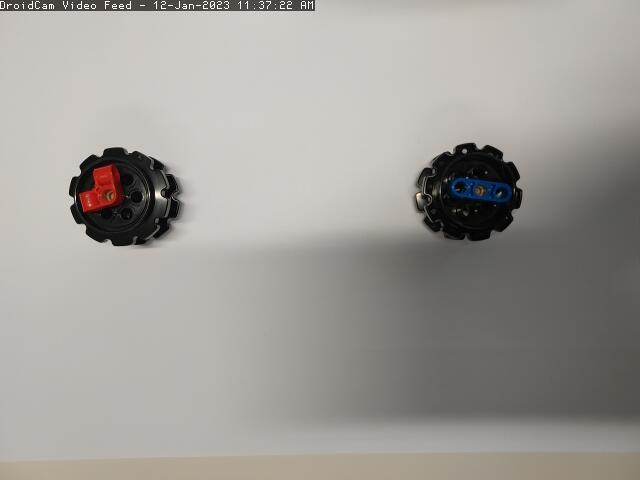
%> input picture CAM_PHOTO.jpg, 640 x 480 px
$ octave --eval "result = imThreshold_traj;"   (GNU Octave 9; MATLAB toolbox functions it lacks are replaced by stand-ins)
%> lines starting %> are read from the running program, lines starting %| are printed output that depends on the picture; in (x1, y1, x2, y2) boxes, pixels count from 0 and x2, y2 are one past the last pixel; in counts of white or black regions, pixels touching at a corner belong together; the program's own positions count from 1
%> in imThreshold_traj, im is the input picture: size 480x640x3 uint8; mean R, G, B 160.6, 156.9, 152.3
### createMaskRed.m
function [BW,maskedRGBImage] = createMask(RGB)
%createMask  Threshold RGB image using auto-generated code from colorThresholder app.
%  [BW,MASKEDRGBIMAGE] = createMask(RGB) thresholds image RGB using
%  auto-generated code from the colorThresholder app. The colorspace and
%  range for each channel of the colorspace were set within the app. The
%  segmentation mask is returned in BW, and a composite of the mask and
%  original RGB images is returned in maskedRGBImage.

% Auto-generated by colorThresholder app on 14-Dec-2022
%------------------------------------------------------


% Convert RGB image to chosen color space
I = rgb2hsv(RGB);
%> I: size 480x640x3 double; mean H, S, V 0.106, 0.0626, 0.631

% Define thresholds for channel 1 based on histogram settings
channel1Min = 0.926;
channel1Max = 0.071;

% Define thresholds for channel 2 based on histogram settings
channel2Min = 0.431;
channel2Max = 1.000;

% Define thresholds for channel 3 based on histogram settings
channel3Min = 0.000;
channel3Max = 1.000;

% Create mask based on chosen histogram thresholds
sliderBW = ( (I(:,:,1) >= channel1Min) | (I(:,:,1) <= channel1Max) ) & ...
    (I(:,:,2) >= channel2Min ) & (I(:,:,2) <= channel2Max) & ...
    (I(:,:,3) >= channel3Min ) & (I(:,:,3) <= channel3Max);
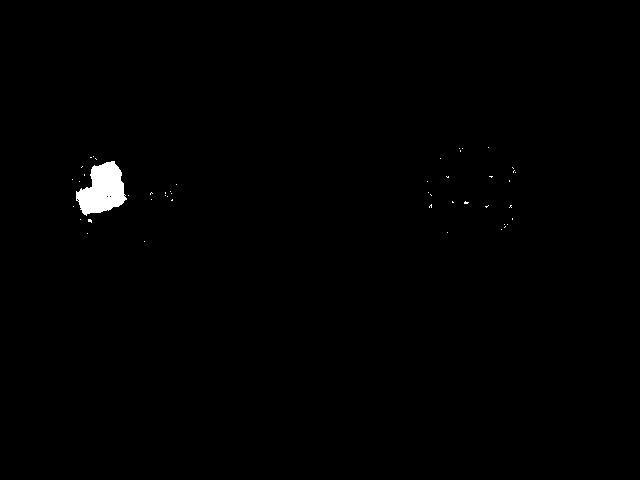
%> sliderBW: size 480x640 logical; 0.61% white; 48 white regions (47 under 20 px), largest, box (x1, y1, x2, y2) and area: (76, 161, 127, 216) 1766
BW = sliderBW;

% Initialize output masked image based on input image.
maskedRGBImage = RGB;

% Set background pixels where BW is false to zero.
maskedRGBImage(repmat(~BW,[1 1 3])) = 0;

end

### FicheirosRetirar/imThreshold_traj.m
function [objPosX,objPosY] = imThreshold_traj()
%     vid = webcam('HD Webcam');
%     preview(vid);
%     im = snapshot(vid);
    im = imread('CAM_PHOTO.jpg');
    figure, imshow(im)
    %% Aplicar Filtro Vermelho
    bw2 = createMaskRed(im);
    figure, imshow(bw2)
    %% Operações Morfológicas
    matrix = strel('square',10); % elemento estruturante
    closedIm = imclose(bw2,matrix); % operação de fecho
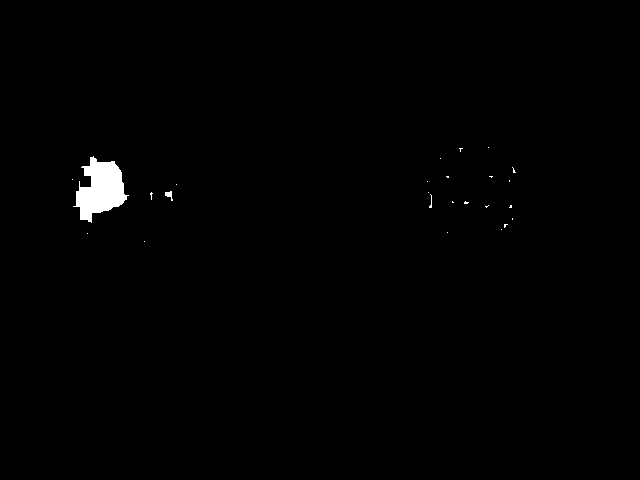
%> closedIm: size 480x640 logical; 0.73% white; 25 white regions (23 under 20 px), largest, box (x1, y1, x2, y2) and area: (73, 156, 129, 223) 2086, (165, 191, 173, 201) 41
    filledIm = imfill(closedIm,'holes'); % preenchimento do interior do Sinal
    % figure, imshow(filledIm)
    %% Eliminar blobs de ruído
    stats =  regionprops(filledIm,'PixelIdxList','Area'); % retirar as areas de todos os blobs detetados na imagem
%> stats = 25 regions; largest, Area: 2086, 41, 19, 11, 10
    Area = cat(1,stats.Area);
%> Area = 25 values, max 2086 at index 2, min 1 at index 1, mean 89.28
    % eliminar blobs indesejados / Ruído
    [maxValue,index] = max([stats.Area]); % guarda a área do maior blob / corresponde ao objeto
%> maxValue = 2086; index = 2
    [rw col]= size(stats);
%> rw = 25; col = 1
    for i=1:rw
        if (i~=index)
            filledIm(stats(i).PixelIdxList) = 0; % remove os blobs que correspondem ao ruído / área menor
        end
    end
%> this loop made 25 passes
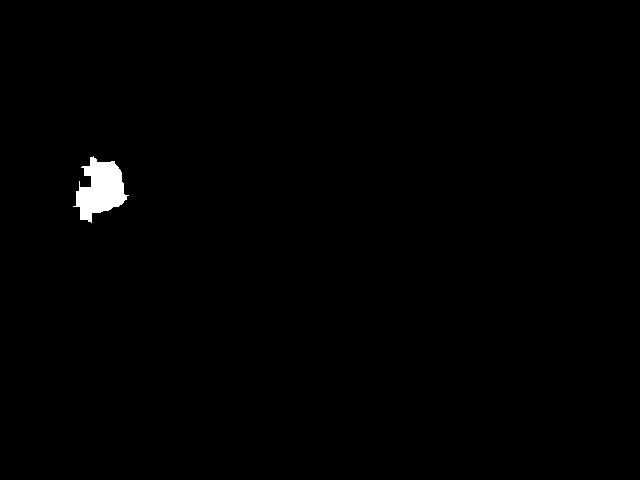
%> filledIm: size 480x640 logical; 0.68% white; 1 white region
    %% Plot das imagens
    % imshow(filledIm);
    % title('Imfill');
    %% Etiquetar
    object = bwconncomp(filledIm);
%> object = 1 connected component
%     totalObj = object.NumObjects

    %% Centroide
    object = regionprops(filledIm, 'centroid','BoundingBox','Circularity','Area');
%> object = 1 region; box (x1, y1, x2, y2), Area, Centroid and Circularity: (73, 156, 129, 223) 2086 [101.2 189.9] 0.437
    objectArea = cat(1,object.Area);
%> objectArea = 2086
    centroid = cat(1,object.Centroid);
%> centroid = [101.2 189.9]
    centroid(:,:)
%> ans = [101.2 189.9]
    pause(1);
    hold on
    plot(centroid(:,1), centroid(:,2), 'b*');
    %% Calcular posição 4.5cm base á ponta da folha
    imSize = size(im)
%> imSize = [480 640 3]
    %Tamnaho da folha A4 --> 21cm - 29.7
    objPosX = (centroid(:,1)*21) / imSize(:,1) %Em cm
%> objPosX = 4.43
    objPosY = (centroid(:,2)*29.7) / imSize(:,2) %Em cm
%> objPosY = 8.81
%> `result = imThreshold_traj;`:
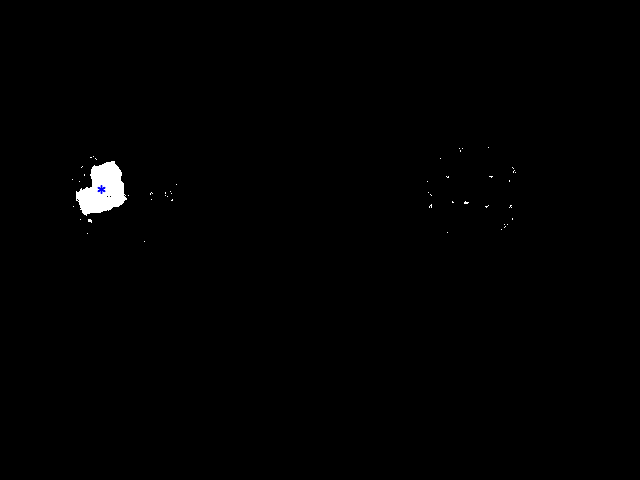
%> figure redrawn from the program's plot data
%> `result = imThreshold_traj;`: result = 4.43
end
